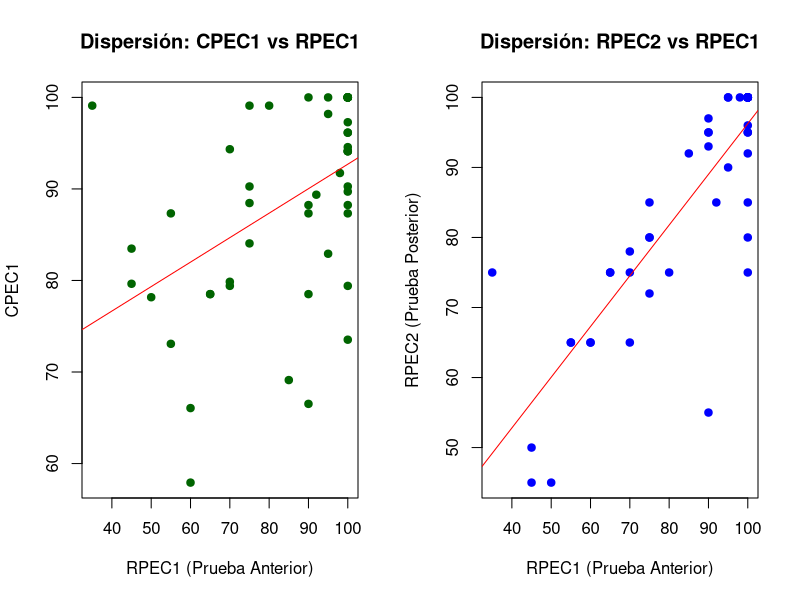
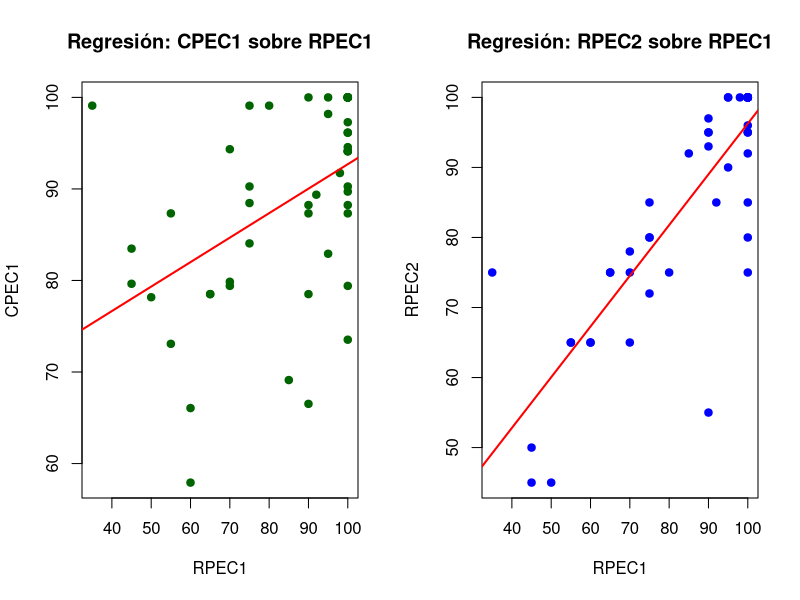
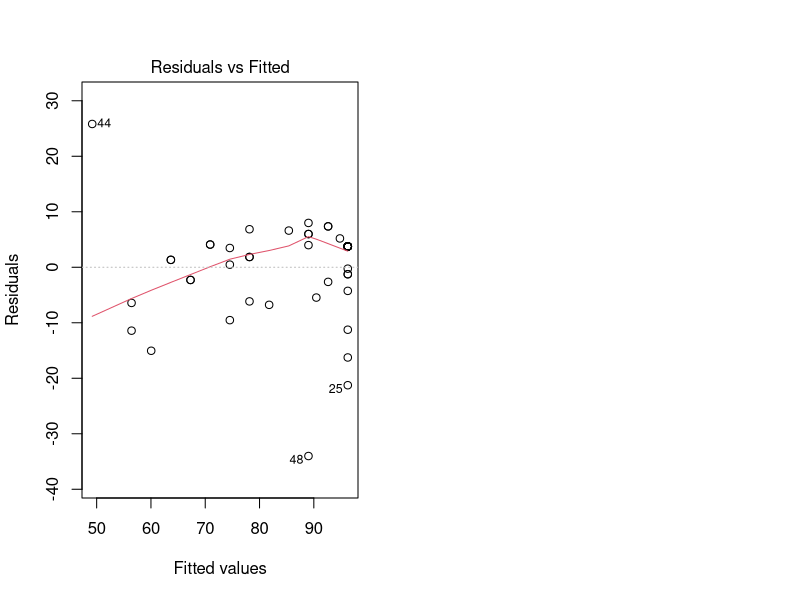

Write the R code that produced these figures, in order.
## ---- chunk 1
datos<-read.table(file='notesfitxer2.csv',header=TRUE,sep=';',dec='.') 

## ---- chunk 2
# Configurar el área de gráficos para mostrar 2 gráficos en 1 fila
par(mfrow = c(1, 2)) 

# --- Gráfico 1: CPEC1 en función de RPEC1 ---
# Eje X (abscisas): RPEC1
# Eje Y (ordenadas): CPEC1
plot(datos$RPEC1, datos$CPEC1,
     main = "Dispersión: CPEC1 vs RPEC1",
     xlab = "RPEC1 (Prueba Anterior)",
     ylab = "CPEC1",
     pch = 19, col = "darkgreen")

# Añadir una línea de tendencia para ver mejor la relación
abline(lm(CPEC1 ~ RPEC1, data = datos), col = "red")


# --- Gráfico 2: RPEC2 en función de RPEC1 ---
# Eje X (abscisas): RPEC1
# Eje Y (ordenadas): RPEC2
plot(datos$RPEC1, datos$RPEC2,
     main = "Dispersión: RPEC2 vs RPEC1",
     xlab = "RPEC1 (Prueba Anterior)",
     ylab = "RPEC2 (Prueba Posterior)",
     pch = 19, col = "blue")

# Añadir una línea de tendencia para ver mejor la relación
abline(lm(RPEC2 ~ RPEC1, data = datos), col = "red")
## ---- chunk 3
# Calcular los modelos de regresión lineal (lm)
# Modelo 1: CPEC1 en función de RPEC1
modelo1 <- lm(CPEC1 ~ RPEC1, data = datos)

# Modelo 2: RPEC2 en función de RPEC1
modelo2 <- lm(RPEC2 ~ RPEC1, data = datos)

# Mostrar los coeficientes para construir la ecuación
print(coef(modelo1))
print(coef(modelo2))

# Generar los gráficos con las rectas de regresión
par(mfrow = c(1, 2)) # Dividir ventana gráfica en 2

# --- Gráfico 1: CPEC1 vs RPEC1 ---
# Eje X (abscisas): RPEC1
# Eje Y (ordenadas): CPEC1
plot(datos$RPEC1, datos$CPEC1,
     main = "Regresión: CPEC1 sobre RPEC1",
     xlab = "RPEC1", ylab = "CPEC1",
     pch = 19, col = "darkgreen")
abline(modelo1, col = "red", lwd = 2) # Añadir recta de regresión

# --- Gráfico 2: RPEC2 vs RPEC1 ---
# Eje X (abscisas): RPEC1
# Eje Y (ordenadas): RPEC2
plot(datos$RPEC1, datos$RPEC2,
     main = "Regresión: RPEC2 sobre RPEC1",
     xlab = "RPEC1", ylab = "RPEC2",
     pch = 19, col = "blue")
abline(modelo2, col = "red", lwd = 2) # Añadir recta de regresión
## ---- chunk 4
# Extraer el R-cuadrado del resumen de cada modelo
r2_CPEC1 <- summary(modelo1)$r.squared
r2_RPEC2 <- summary(modelo2)$r.squared

# Mostrar los resultados
cat("Capacidad explicativa para CPEC1 (R2):", r2_CPEC1, "\n")
cat("Capacidad explicativa para RPEC2 (R2):", r2_RPEC2, "\n")
## ---- chunk 5
# Usar el diagnóstico automático de R (El gráfico 1 es el de Residuals vs Fitted)
plot(modelo2, which = 1)
## ---- chunk 6
# Modelo 1: CPEC1 en función de RPEC1
modelo1 <- lm(CPEC1 ~ RPEC1, data = datos)
cat("--- Resultados modelo 1 (CPEC1) ---\n")
print(summary(modelo1))

# Modelo 2: RPEC2 en función de RPEC1
modelo2 <- lm(RPEC2 ~ RPEC1, data = datos)
cat("\n--- Resultados modelo 2 (RPEC2) ---\n")
print(summary(modelo2))
